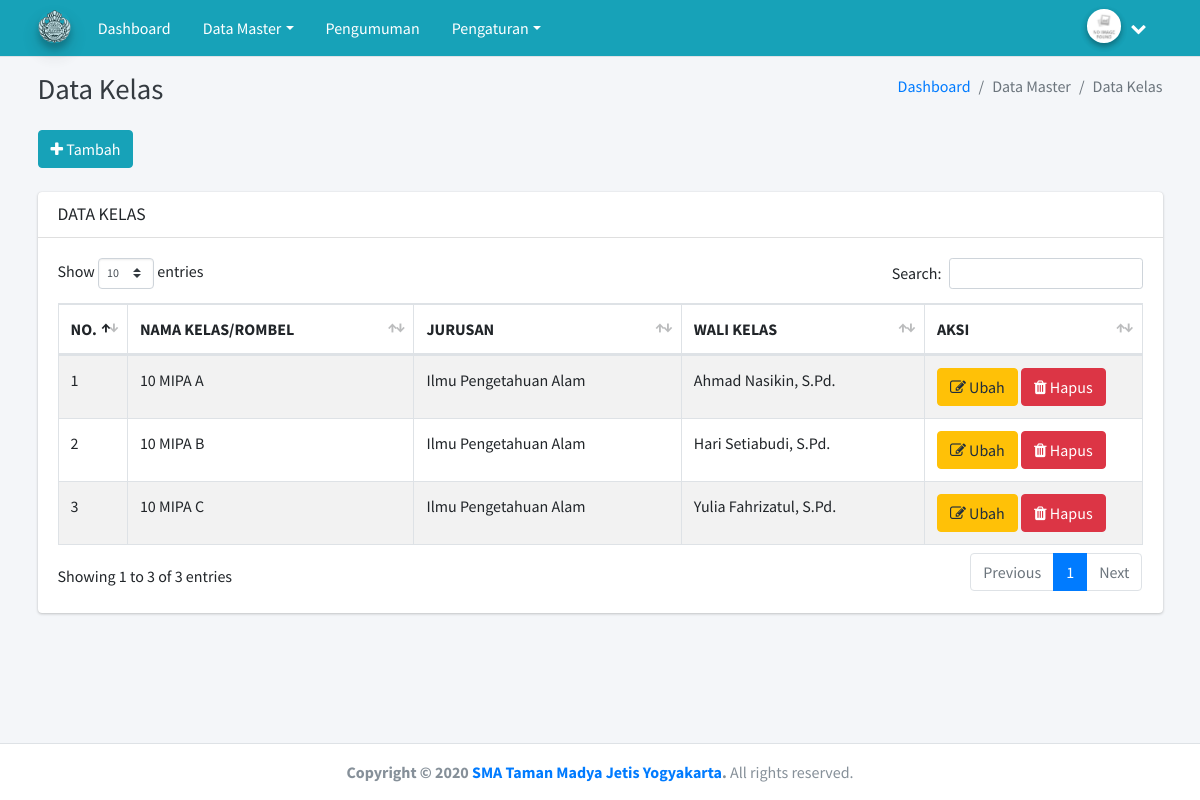
Screenshot of /index.php/admin/kelas with the database file from the repository.
### tables this page shows
CREATE TABLE `profil_sekolah` (
  `id_profil_sekolah` int(11) NOT NULL,
  `nama` varchar(100) NOT NULL,
  `kepala` varchar(50) NOT NULL,
  `telepon` varchar(15) NOT NULL,
  `email` varchar(50) NOT NULL,
  `website` varchar(100) NOT NULL,
  `logo` text NOT NULL,
  `alamat` text NOT NULL
);

CREATE TABLE `rombel` (
  `id_rombel` int(11) NOT NULL,
  `id_jurusan` int(11) NOT NULL,
  `id_guru` int(11) NOT NULL,
  `rombel` varchar(30) NOT NULL
);

CREATE TABLE `jurusan` (
  `id_jurusan` int(11) NOT NULL,
  `kode_jurusan` varchar(10) NOT NULL,
  `nama_jurusan` varchar(50) NOT NULL
);

CREATE TABLE `guru` (
  `id_guru` int(11) NOT NULL,
  `jenis_ptk` varchar(20) NOT NULL,
  `nip` varchar(30) NOT NULL,
  `password` varchar(60) NOT NULL,
  `nama_guru` varchar(50) NOT NULL,
  `jk_guru` enum('Laki-Laki','Perempuan','','') NOT NULL,
  `telepon_guru` varchar(15) NOT NULL,
  `foto_guru` text NOT NULL,
  `alamat_guru` text NOT NULL
);

### application/views/admin/layout/v_wrapper.php (called while the page is built)
<?php
include 'v_head.php';
include 'v_nav.php';
include 'v_content.php';
include 'v_footer.php';
?>

### application/controllers/admin/Kelas.php (called while the page is built, shortened)
<?php
class Kelas extends CI_Controller {
	public function __construct()
	{
		$this->load->model('kelas_model','kelas');
		$this->load->model('guru_model', 'guru');
	}
	public function index()
	{
		$data = array(
			'title'	=> 'Data Kelas | Apps Sekolah',
			'data'	=> $this->kelas->list(),
			'content'	=> 'admin/kelas/v_content'
		);
		$this->load->view('admin/layout/v_wrapper', $data, FALSE);
	}
}

### index.php (called while the page is built, shortened)
<?php
require_once BASEPATH.'core/CodeIgniter.php';

### application/models/Public_model.php (called while the page is built, shortened)
<?php
class Public_model extends CI_Model {
	public function get_admin($id_admin)
	{
		$this->db->select('*');
		$this->db->from('admin');
		$this->db->where('id_admin', $id_admin);
		$query = $this->db->get();
		return $query->row();
	}
	public function get_profil_sekolah($id=1)
	{
		$this->db->select('*');
		$this->db->from('profil_sekolah');
		$this->db->where('id_profil_sekolah', $id);
		$query = $this->db->get();
		return $query->row();
	}
}

### application/views/admin/layout/v_content.php (called while the page is built)
<?php
if ($content)
{
	$this->load->view($content);
}
?>

### application/models/Kelas_model.php (called while the page is built, shortened)
<?php
class Kelas_model extends CI_Model {
	public function list()
	{
		$this->db->select('*');
		$this->db->from('rombel');
		$this->db->join('jurusan', 'rombel.id_jurusan = jurusan.id_jurusan', 'left');
		$this->db->join('guru', 'rombel.id_guru = guru.id_guru', 'left');
		$query = $this->db->get();
		return $query->result();
	}
}

### application/views/admin/kelas/v_content.php (the view, shortened to what this page needs)
<div class="content-wrapper">
  <div class="content-header">
    <div class="container">
      <div class="row mb-2">
        <div class="col-sm-6">
          <h1 class="m-0 text-dark"> Data Kelas</h1>
        </div>
        <div class="col-sm-6">
          <ol class="breadcrumb float-sm-right">
            <li class="breadcrumb-item"><a href="#">Dashboard</a></li>
            <li class="breadcrumb-item active">Data Master</li>
            <li class="breadcrumb-item active">Data Kelas</li>
          </ol>
        </div>
      </div>
    </div>
  </div>
  <div class="content">
    <div class="container">
      <a href="<?= base_url() ?>admin/kelas/add" class="btn btn-primary"><i class="fa fa-plus"></i> Tambah</a>
      <br><br>
      <div class="row">
        <div class="col-lg-12">
          <div class="card">
            <div class="card-header">
              <h3 class="card-title"> DATA KELAS</h3>
            </div>
            <div class="card-body">
              <table id="example1" class="table table-bordered table-striped">
                <thead>
                  <tr>
                    <th>NO.</th>
                    <th>NAMA KELAS/ROMBEL</th>
                    <th>JURUSAN</th>
                    <th>WALI KELAS</th>
                    <th>AKSI</th>
                  </tr>
                </thead>
                <tbody>
                  <?php $no=1; foreach($data as $kelas){?>
                    <tr>
                      <td width="5%"><?= $no ++?></td>
                      <td><?= $kelas->rombel ?></td>
                      <td><?= $kelas->nama_jurusan ?></td>
                      <td><?= $kelas->nama_guru ?></td>
                      <td width="20%">
                        <a href="<?= base_url() ?>admin/kelas/edit/<?= $kelas->id_rombel ?>" class="btn btn-warning"><i class="fa fa-edit"></i> Ubah</a>
                        <a href="<?= base_url() ?>admin/kelas/delete/<?= $kelas->id_rombel ?>" class="btn btn-danger" onclick='return confirm("Apakah anda yakin ?")'><i class="fa fa-trash"></i> Hapus</a>
                      </td>
                    </tr>
                  <?php } ?>
                </tbody>
              </table>
            </div>
          </div>
        </div>
      </div>
    </div>
  </div>
</div>

### application/views/admin/layout/v_nav.php (shortened to what this page needs)
<nav class="main-header navbar navbar-expand-md navbar-light navbar-white">
  <div class="container">
    <a href="<?= base_url() ?>admin/dashboard" class="navbar-brand">
      <img src="<?= base_url() ?>public/media/upload-profil-sekolah/<?= $data_profil_sekolah->logo ?>" alt="AdminLTE Logo" class="brand-image img-circle elevation-3"
      style="opacity: .8">
    </a>
    <div class="collapse navbar-collapse order-3" id="navbarCollapse">
      <ul class="navbar-nav">
        <li class="nav-item">
          <a href="<?= base_url() ?>admin/dashboard" class="nav-link">Dashboard</a>
        </li>
        <li class="nav-item dropdown">
          <a id="dropdownSubMenu1" href="#" data-toggle="dropdown" aria-haspopup="true" aria-expanded="false" class="nav-link dropdown-toggle">Data Master</a>
        </li>
        <li class="nav-item">
          <a href="<?= base_url() ?>admin/pengumuman" class="nav-link">Pengumuman</a>
        </li>
        <li class="nav-item dropdown">
          <a id="dropdownSubMenu1" href="#" data-toggle="dropdown" aria-haspopup="true" aria-expanded="false" class="nav-link dropdown-toggle">Pengaturan</a>
        </li>
      </ul>
    </div>
    <ul class="order-1 order-md-3 navbar-nav navbar-no-expand ml-auto">
      <li class="nav-item dropdown user-menu">
        <a href="#" class="nav-link dropdown-toggle" data-toggle="dropdown">
          <?php if (empty($data_admin->foto)): ?>
            <img src="<?= base_url() ?>public/media/icon/no-img.jpg" class="user-image img-circle elevation-2" alt="User Image">
            <?php else: ?>
              <img src="<?= base_url() ?>public/media/upload-admin/<?= $data_admin->foto ?>" class="user-image img-circle elevation-2" alt="User Image">
            <?php endif ?>
            <span class="d-none d-md-inline"><?= $data_admin->nama ?></span> <i class="fa fa-chevron-down"></i>
          </a>
      </li>
    </ul>
  </div>
</nav>

### application/views/admin/layout/v_footer.php (shortened to what this page needs)
<footer class="main-footer">
  <center><strong>Copyright &copy; 2020 <a href="https://adminlte.io"><?= $data_profil_sekolah->nama ?></a>.</strong> All rights reserved.</center>
</footer>
</div>
</body>
</html>

### rows the page displays
profil_sekolah: logo (picture), nama "SMA Taman Madya Jetis Yogyakarta"
rombel: rombel "10 MIPA A", id_jurusan.nama_jurusan "Ilmu Pengetahuan Alam", id_guru.nama_guru "Ahmad Nasikin, S.Pd."
rombel: rombel "10 MIPA B", id_jurusan.nama_jurusan "Ilmu Pengetahuan Alam", id_guru.nama_guru "Hari Setiabudi, S.Pd."
rombel: rombel "10 MIPA C", id_jurusan.nama_jurusan "Ilmu Pengetahuan Alam", id_guru.nama_guru "Yulia Fahrizatul, S.Pd."
